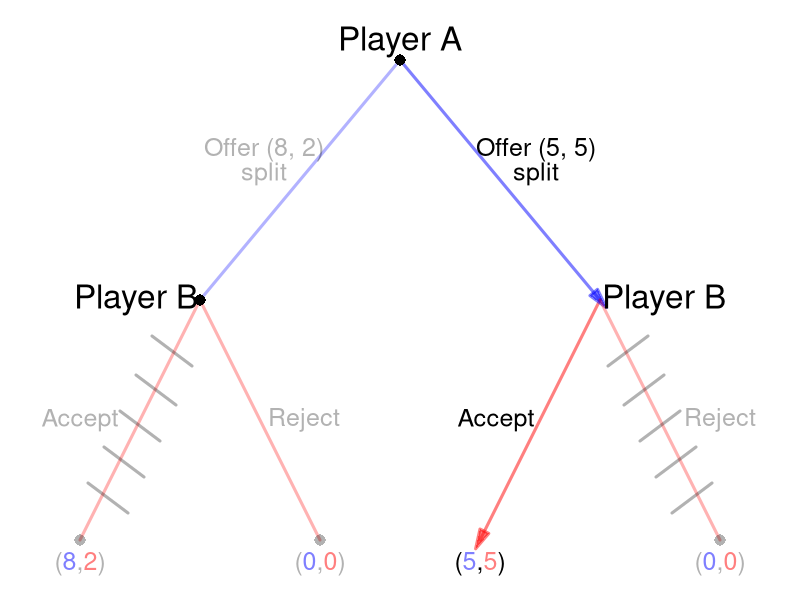

Here is the R script that generated this plot:
require(shape)
pdf(file = "people/sequential_ultimatum_reciprocal.pdf", width = 9, height = 7)

#Set parameters for graphics
axislabelsize <- 1.5
labelsize <- 2
actionlabelsize <- 1.5
graphlinewidth <- 3
segmentlinewidth <- 2
nodesize <- 1.5
fadelevel <- 0.3

COL <- c("#7fc97f", "#beaed4", "#fdc086", "#ffff99", "#386cb0", "#f0027f", "#bf5b17", "#666666")
COLA <- c("#99d8c9","#66c2a4","#41ae76", "#238b45", "#005824")
COLB <- c("#4eb3d3", "#2b8cbe", "#0868ac","#084081")

par(mar =  c(0, 0, 0, 0))

xlims <- c(0, 10)
ylims <- c(0, 10)

npts <- 501 
x <- seq(xlims[1], xlims[2], length.out = npts)
y <- seq(ylims[1], ylims[2], length.out = npts) 

plot(0, 0, xlim = xlims, ylim = ylims, type = "n",
     xlab = expression(paste("")),
     ylab = expression(paste("")), 
     xaxt = "n", 
     yaxt = "n", 
     cex.lab = axislabelsize, 
     bty = "n",
     xaxs="i", 
     yaxs="i")

ticksy <- seq(from = 0, to = ylims[2], by = 2)
ylabels <- seq(from = 0, to = ylims[2], by = 2)
ticksx <- seq(from = 0, to = xlims[2], by = 2)
xlabels <- seq(from = 0, to = xlims[2], by = 2)

#Branches for Aram
#Offer (8, 2)
segments(5, 9, 2.5, 5, lty = 1, col = rgb(0, 0, 1, fadelevel), lwd = graphlinewidth)
#Offer (5, 5)
#segments(5, 9, 7.5, 5, lty = 1, col = rgb(0, 0, 1, fadelevel), lwd = graphlinewidth)

#Branches for Bina
#From A offer (8, 2)
#Bina Acept
Arrows(7.5, 5, 6, 1, col = rgb(1, 0, 0, 0.5), lty = 1, lwd = 3, arr.type = "triangle")
segments(2.5, 5, 1, 1, lty = 1, col = rgb(1, 0, 0, fadelevel), lwd = graphlinewidth)

#Branches for A (arrow)
#Offer (8, 2)

Arrows(5, 9, 7.5, 5, col = rgb(0, 0, 1, 0.5), lty = 1, lwd = 3, arr.type = "triangle")



#Bina Reject
segments(2.5, 5, 4, 1, lty = 1, col = rgb(1, 0, 0, fadelevel), lwd = graphlinewidth)

#From Aram offer (5, 5)
#Bina Accept
#segments(7.5, 5, 6, 1, lty = 1, col = rgb(1, 0, 0, fadelevel), lwd = graphlinewidth)

#Bina Reject
segments(7.5, 5, 9, 1, lty = 1, col = rgb(1, 0, 0, fadelevel), lwd = graphlinewidth)



#Initial node
points(5, 9, pch = 16, col = "black", cex = nodesize)

#P1 Nodes
points(2.5, 5, pch = 16, col = "black", cex = nodesize)
#points(7.5, 5, pch = 16, col = "black", cex = nodesize)

#P2 Terminal Nodes
points(1, 1, pch = 16, col = rgb(0,0,0,fadelevel), cex = nodesize)
points(4, 1, pch = 16, col = rgb(0,0,0,fadelevel), cex = nodesize)
#points(6, 1, pch = 16, col = "black", cex = nodesize)
points(9, 1, pch = 16, col = rgb(0,0,0,fadelevel), cex = nodesize)

text(5, 9.3, expression(paste("Player A")), cex = labelsize)

text(3.3, 7.5, expression(paste("Offer (8, 2)")), cex = actionlabelsize, col = rgb(0,0,0,fadelevel))
text(3.3, 7.1, expression(paste("split")), cex = actionlabelsize, col = rgb(0,0,0,fadelevel))
text(6.7, 7.5, expression(paste("Offer (5, 5)")), cex = actionlabelsize)
text(6.7, 7.1, expression(paste("split")), cex = actionlabelsize)


text(1.7, 5, expression(paste("Player B")), cex = labelsize)
text(1, 3, expression(paste("Accept")), cex = actionlabelsize, col = rgb(0,0,0,fadelevel))
text(3.8, 3, expression(paste("Reject")), cex = actionlabelsize, col = rgb(0,0,0,fadelevel))


text(8.3, 5, expression(paste("Player B")), cex = labelsize)
text(6.2, 3, expression(paste("Accept")), cex = actionlabelsize)
text(9, 3, expression(paste("Reject")), cex = actionlabelsize, col = rgb(0,0,0,fadelevel))


#Payoffs 
text(1, .6, expression("(" * phantom("8") * "," * phantom("2") * ")"), cex = actionlabelsize, col = rgb(0,0,0,fadelevel))
text(1, .6, expression(phantom("(") * "8" * phantom(",") * phantom("2") * phantom(")")), col = rgb(0, 0, 1, 0.5,fadelevel),  cex = actionlabelsize)
text(1, .6, expression(phantom("(") * phantom("8") * phantom(",") * "2" * phantom(")")), col = rgb(1, 0, 0, 0.5,fadelevel), cex = actionlabelsize)

text(4, .6, expression("(" * phantom("0") * "," * phantom("0") * ")"), cex = actionlabelsize, col = rgb(0,0,0,fadelevel))
text(4, .6, expression(phantom("(") * "0" * phantom(",") * phantom("0") * phantom(")")), col = rgb(0, 0, 1, 0.5,fadelevel),  cex = actionlabelsize)
text(4, .6, expression(phantom("(") * phantom("0") * phantom(",") * "0" * phantom(")")), col = rgb(1, 0, 0, 0.5,fadelevel), cex = actionlabelsize)

text(6, .6, expression("(" * phantom("5") * "," * phantom("5") * ")"), cex = actionlabelsize)
text(6, .6, expression(phantom("(") * "5" * phantom(",") * phantom("5") * phantom(")")), col = rgb(0, 0, 1, 0.5),  cex = actionlabelsize)
text(6, .6, expression(phantom("(") * phantom("5") * phantom(",") * "5" * phantom(")")), col = rgb(1, 0, 0, 0.5), cex = actionlabelsize)

text(9, .6, expression("(" * phantom("0") * "," * phantom("0") * ")"), cex = actionlabelsize, col = rgb(0,0,0,fadelevel))
text(9, .6, expression(phantom("(") * "0" * phantom(",") * phantom("0") * phantom(")")), col = rgb(0, 0, 1, 0.5,fadelevel),  cex = actionlabelsize)
text(9, .6, expression(phantom("(") * phantom("0") * phantom(",") * "0" * phantom(")")), col = rgb(1, 0, 0, 0.5,fadelevel), cex = actionlabelsize)


#Cutting branch plant late when A plants early
# segments(2.6, 3.9, 3.1, 4.4, lty = 1, col = rgb(0,0,0,fadelevel), lwd = graphlinewidth)
# segments(2.8, 3.25, 3.3, 3.75, lty = 1, col = rgb(0,0,0,fadelevel), lwd = graphlinewidth)
# segments(3, 2.65, 3.5, 3.15, lty = 1, col = rgb(0,0,0,fadelevel), lwd = graphlinewidth)
# segments(3.2, 2.05, 3.7, 2.55, lty = 1, col = rgb(0,0,0,fadelevel), lwd = graphlinewidth)
# segments(3.4, 1.45, 3.9, 1.95, lty = 1, col = rgb(0,0,0,fadelevel), lwd = graphlinewidth)


#Cutting branch plant late when A plants early
segments(7.6, 3.9, 8.1, 4.4, lty = 1, col = rgb(0,0,0,fadelevel), lwd = graphlinewidth)
segments(7.8, 3.25, 8.3, 3.75, lty = 1, col = rgb(0,0,0,fadelevel), lwd = graphlinewidth)
segments(8, 2.65, 8.5, 3.15, lty = 1, col = rgb(0,0,0,fadelevel), lwd = graphlinewidth)
segments(8.2, 2.05, 8.7, 2.55, lty = 1, col = rgb(0,0,0,fadelevel), lwd = graphlinewidth)
segments(8.4, 1.45, 8.9, 1.95, lty = 1, col = rgb(0,0,0,fadelevel), lwd = graphlinewidth)
 


#Cutting branch plant late when A plants
segments(2.4, 3.9, 1.9, 4.4, lty = 1, col = rgb(0,0,0,fadelevel), lwd = graphlinewidth)
segments(2.2, 3.25, 1.7, 3.75, lty = 1, col = rgb(0,0,0,fadelevel), lwd = graphlinewidth)
segments(2, 2.65, 1.5, 3.15, lty = 1, col = rgb(0,0,0,fadelevel), lwd = graphlinewidth)
segments(1.8, 2.05, 1.3, 2.55, lty = 1, col = rgb(0,0,0,fadelevel), lwd = graphlinewidth)
segments(1.6, 1.45, 1.1, 1.95, lty = 1, col = rgb(0,0,0,fadelevel), lwd = graphlinewidth)


dev.off()
